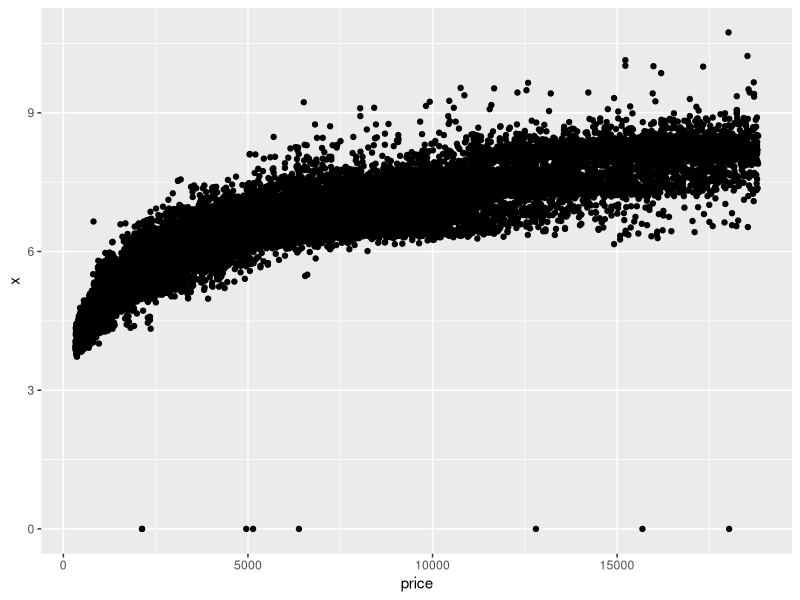
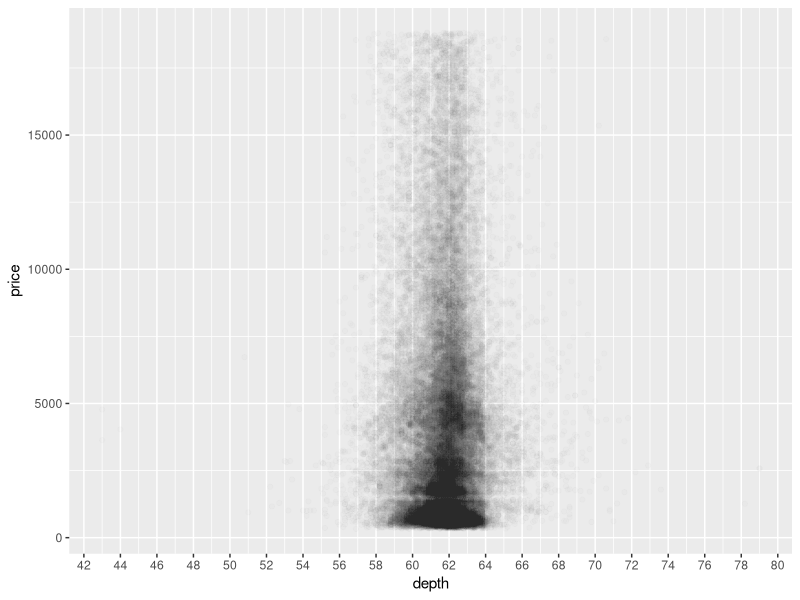

Recreate these plots in R, in order.
## ---- chunk 1
library(ggplot2)
qplot(x = price, y = x, data=diamonds)
## ---- chunk 2
cor(diamonds$price,diamonds$z)
## ---- chunk 3

# Change the code to make the transparency of the
# points to be 1/100 of what they are now and mark
# the x-axis every 2 units. See the instructor notes
# for two hints.

# This assignment is not graded and
# will be marked as correct when you submit.

# ALTER THE CODE BELOW THIS LINE
#============================================
ggplot(data = diamonds, aes(x = depth, y = price)) + 
  geom_point(alpha = 1/100) + 
  scale_x_continuous(breaks = seq(0, 80, by = 2))
